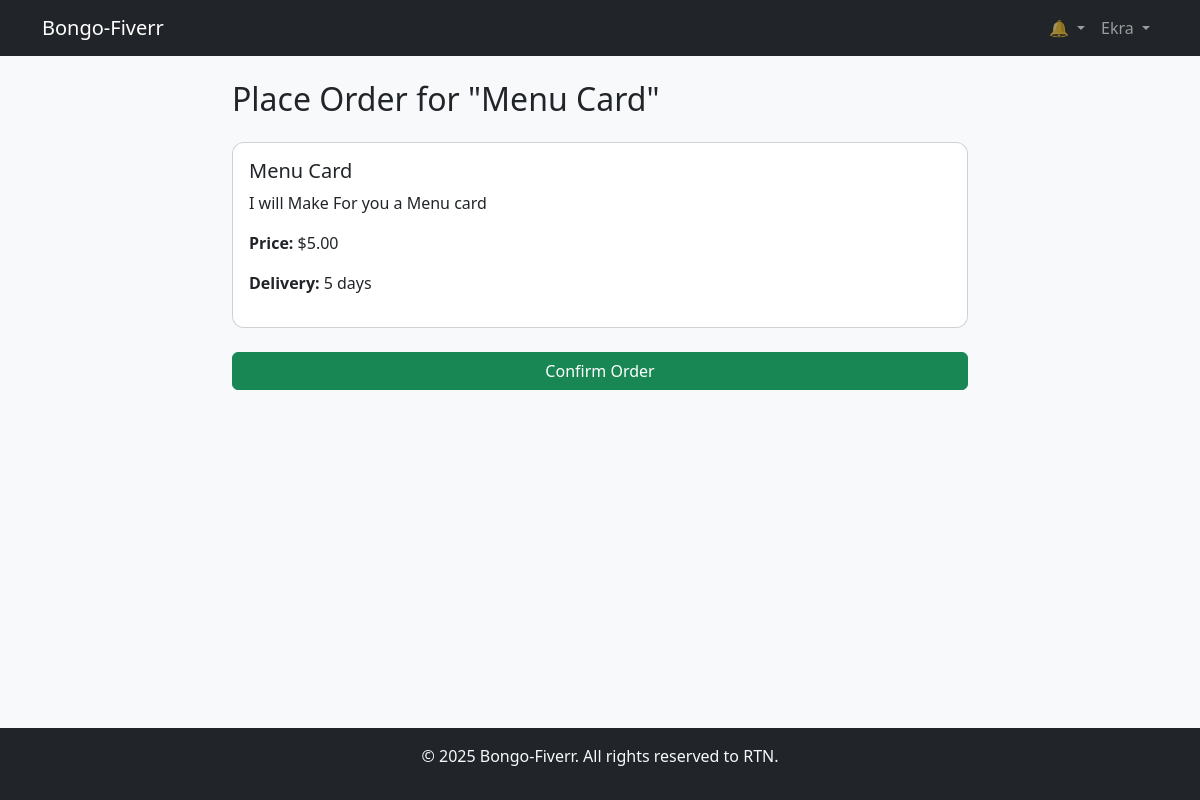
/orders/1/place/ (signed in), run on the app's committed database.
### users/models.py (models this page shows, shortened)
class User(AbstractUser):
    ROLE_CHOICES = (
        ('buyer', 'Buyer'),
        ('seller', 'Seller'),
    )
    role = models.CharField(max_length=10, choices=ROLE_CHOICES)
    is_verified = models.BooleanField(default=True)  # simplify for demo (enable email later)
    profile_image = models.ImageField(upload_to='profile_pics/', default='default.jpg')
    about_me = models.TextField(blank=True, null=True)

### services/models.py (models this page shows, shortened)
class Service(models.Model):
    CATEGORY_CHOICES = [
        ('graphic_design', 'Graphic Design'),
        ('writing', 'Writing'),
        ('programming', 'Programming'),
    ]
    seller = models.ForeignKey(User, on_delete=models.CASCADE, limit_choices_to={'role':'seller'})
    title = models.CharField(max_length=100)
    description = models.TextField()
    price = models.DecimalField(max_digits=10, decimal_places=2)
    category = models.CharField(max_length=50, choices=CATEGORY_CHOICES)
    delivery_time = models.IntegerField(help_text='Delivery time in days')
    created_at = models.DateTimeField(auto_now_add=True)

### orders/views.py (the view)
# urls.py: path('<int:pk>/place/', views.place_order, name='place_order'),
@login_required
def place_order(request, pk):
    service = get_object_or_404(Service, pk=pk)
    if request.user.role != 'buyer':
        return redirect('login')
    if request.method == 'POST':
        form = OrderForm(request.POST)
        if form.is_valid():
            order = form.save(commit=False)
            order.service = service
            order.buyer = request.user
            order.seller = service.seller
            order.save()
            create_notification(
                order.seller,
                f"New order placed for your service: {service.title}"
            )
            messages.success(request, "Order placed successfully!")
            return redirect('buyer_dashboard')
    else:
        form = OrderForm()
    return render(request, 'orders/place_order.html', {
        'form': form,
        'service': service
    })

### notifications/context_processors.py (called while the page is built)
def notifications(request):
    if request.user.is_authenticated:
        unread_count = Notification.objects.filter(user=request.user, is_read=False).count()
        latest_notifications = Notification.objects.filter(user=request.user).order_by('-created_at')[:5]
        return {
            'unread_count': unread_count,
            'latest_notifications': latest_notifications
        }
    return {}

### templates/orders/place_order.html (shortened to what this page needs)
{% extends 'base.html' %}
{% block content %}
<div class="row justify-content-center">
  <div class="col-md-8">
    <h2 class="mb-4">Place Order for "{{ service.title }}"</h2>
    <div class="card mb-4">
      <div class="card-body">
        <h5 class="card-title">{{ service.title }}</h5>
        <p class="card-text">{{ service.description }}</p>
        <p><strong>Price:</strong> ${{ service.price }}</p>
        <p><strong>Delivery:</strong> {{ service.delivery_time }} days</p>
      </div>
    </div>
    <form method="post">
      <button type="submit" class="btn btn-success w-100">Confirm Order</button>
    </form>
  </div>
</div>
{% endblock %}

### templates/components/navbar.html (shortened to what this page needs)
<nav class="navbar navbar-expand-lg navbar-dark bg-dark">
  <div class="container">
    <a class="navbar-brand" href="{% url 'home' %}">Bongo-Fiverr</a>
    <div class="collapse navbar-collapse" id="navbarNavDropdown">
      <ul class="navbar-nav ms-auto">
        {% if user.is_authenticated %}
        <li class="nav-item dropdown">
          <a class="nav-link dropdown-toggle position-relative" href="#" id="notificationsDropdown" role="button"
            data-bs-toggle="dropdown">
            🔔
          </a>
        </li>
        <li class="nav-item dropdown">
          <a class="nav-link dropdown-toggle" href="#" id="profileDropdown" role="button" data-bs-toggle="dropdown">
            {{ user.username }}
          </a>
        </li>
        {% else %}
        <li class="nav-item"><a class="nav-link" href="{% url 'login' %}">Login</a></li>
        <li class="nav-item"><a class="nav-link" href="{% url 'register' %}">Register</a></li>
        {% endif %}
      </ul>
    </div>
  </div>
</nav>

### static/css/style.css (style rules this page uses)
body { background-color: #f8f9fa; }
.card { border-radius: 0.75rem; }

### templates/base.html (style rules this page uses)
html, body { height: 100%; }
body { display: flex; flex-direction: column; }

### data on the page
User: username "Ekra"
Service: title "Menu Card", description "I will Make For you a Menu card", price "5.00", delivery_time "5"
